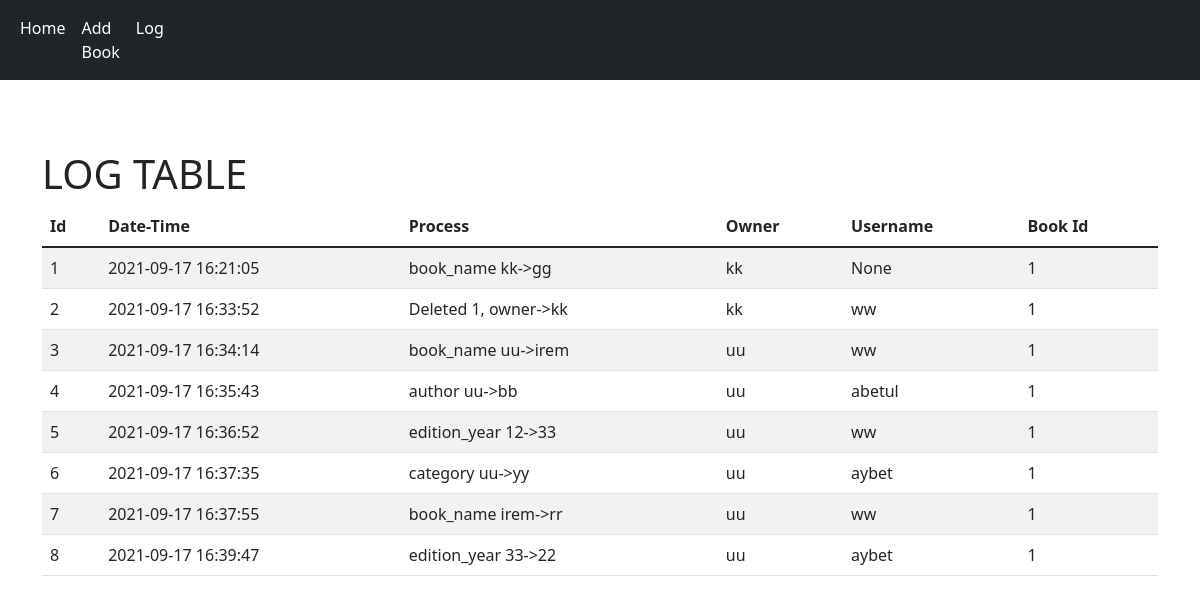
The app's page /log with its own data.
### tables.py (models this page shows, shortened)
class LoginfoTable(db.Model):
    __tablename__ = "logTable"
    book_id_log   = db.Column(db.Integer, primary_key=True)
    date_time     = db.Column(db.String)
    process       = db.Column(db.String)
    owner         = db.Column(db.String)
    username      = db.Column(db.String)
    library_id    = db.Column(db.Integer, db.ForeignKey('libraryTable.book_id'))

### app.py (the view)
@app.route("/log")
def log():
    log = db.session.query(LoginfoTable).all()
    return render_template("log.html", logs=log)

### templates/log.html (shortened to what this page needs)
<!DOCTYPE html>
<html lang="en">
<head>
    <link href="https://cdn.jsdelivr.net/npm/bootstrap@5.1.1/dist/css/bootstrap.min.css" rel="stylesheet">
    <nav class="navbar fixed-top navbar-expand-lg navbar-dark bg-dark" >
      <div class="collapse navbar-collapse" id="navbarNav">
        <ul class="navbar-nav">
      <div class="container-fluid">
        <div class="collapse navbar-collapse" id="navbarNav">
          <ul class="navbar-nav">
            <li class="nav-item">
              <a class="nav-link active" href="books">Home</a>
            </li>
            <li class="nav-item">
              <a class="nav-link active" aria-current="page" href="addBook">Add Book</a>
            </li>
            <li class="nav-item">
              <a class="nav-link active" href="log">Log</a>
            </li>
          </ul>
        </div>
      </div>
    </nav>
    <h1>LOG TABLE</h1>
</head>
<body style="margin-Top:150px;" class="container">
    <table class="table table-striped table-hover">
        <thead>
          <tr>
            <th>Id</th>
            <th>Date-Time</th>
            <th>Process</th>
            <th>Owner</th>
            <th>Username</th>
            <th>Book Id</th>
        </thead>
        <tbody>
          {% for log in logs %}
          <tr>
            <td>{{ log.book_id_log }}</td>
            <td>{{ log.date_time }}</td>
            <td>{{ log.process }}</td>
            <td>{{ log.owner }}</td>
            <td>{{ log.username }}</td>
            <td>{{ log.library_id }}</td>
          </tr>
          {% endfor %}
        </tbody>
      </table>
</body>
</html>

### records on screen
LoginfoTable: book_id_log "1", date_time "2021-09-17 16:21:05", process "book_name kk->gg", owner "kk", username "None", library_id "1"
LoginfoTable: book_id_log "2", date_time "2021-09-17 16:33:52", process "Deleted 1, owner->kk", owner "kk", username "ww", library_id "1"
LoginfoTable: book_id_log "3", date_time "2021-09-17 16:34:14", process "book_name uu->irem", owner "uu", username "ww", library_id "1"
LoginfoTable: book_id_log "4", date_time "2021-09-17 16:35:43", process "author uu->bb", owner "uu", username "abetul", library_id "1"
LoginfoTable: book_id_log "5", date_time "2021-09-17 16:36:52", process "edition_year 12->33", owner "uu", username "ww", library_id "1"
LoginfoTable: book_id_log "6", date_time "2021-09-17 16:37:35", process "category uu->yy", owner "uu", username "aybet", library_id "1"
LoginfoTable: book_id_log "7", date_time "2021-09-17 16:37:55", process "book_name irem->rr", owner "uu", username "ww", library_id "1"
LoginfoTable: book_id_log "8", date_time "2021-09-17 16:39:47", process "edition_year 33->22", owner "uu", username "aybet", library_id "1"
